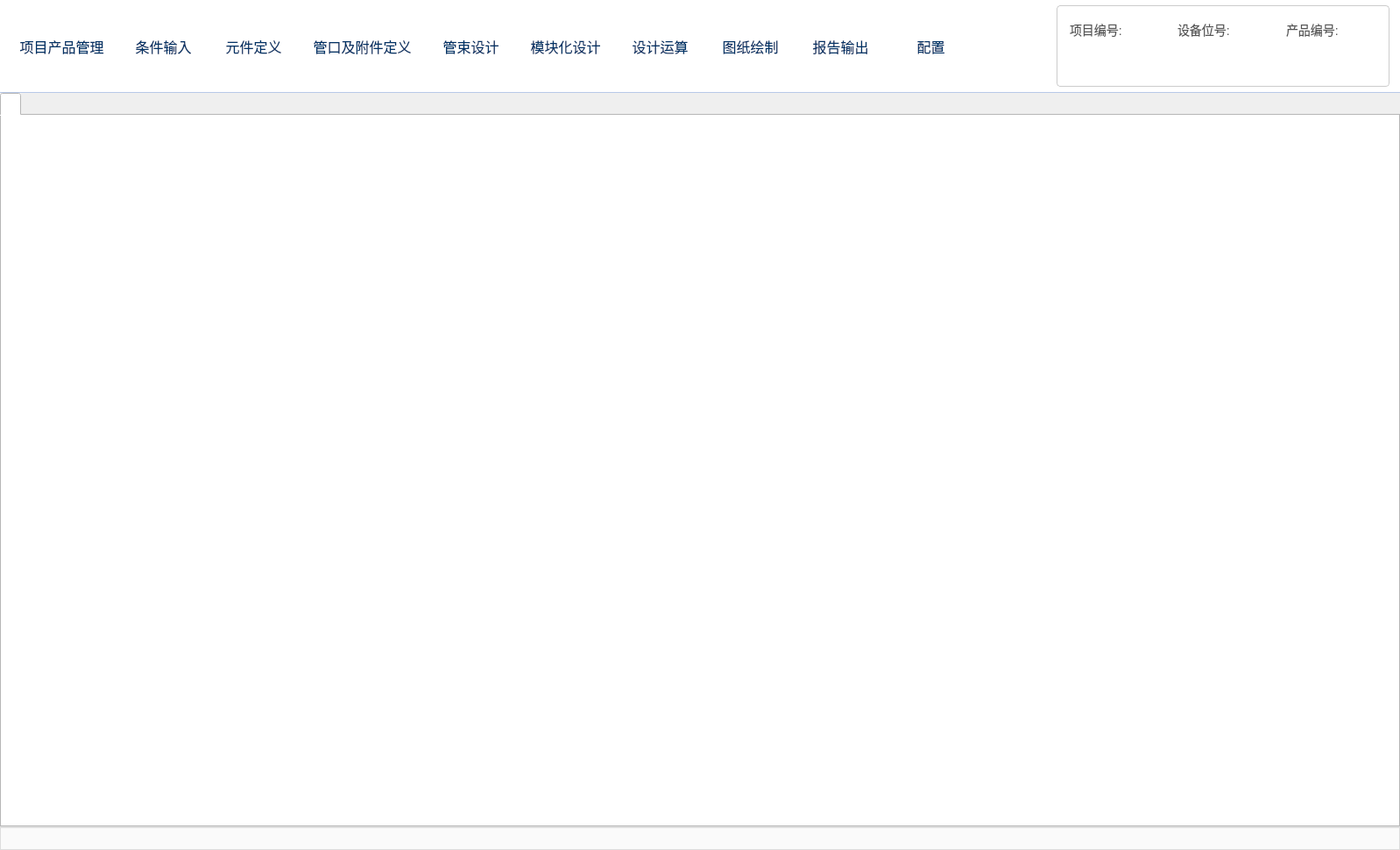
<?xml version="1.0" encoding="UTF-8"?>
<ui version="4.0">
 <class>Lanbin</class>
 <widget class="QMainWindow" name="Lanbin">
  <property name="geometry">
   <rect>
    <x>0</x>
    <y>0</y>
    <width>1598</width>
    <height>970</height>
   </rect>
  </property>
  <property name="windowTitle">
   <string>Donlanpec</string>
  </property>
  <property name="styleSheet">
   <string notr="true">/* 竖直滚动条整体样式 */
QScrollBar:vertical {
    background-color: #f5f5f5;
    width: 14px;
    margin: 0px;
}

/* 滚动条滑块 */
QScrollBar::handle:vertical {
    background-color: #c4c4c4;
    border-radius: 7px;
    min-height: 30px;
}

/* 滑块悬浮 */
QScrollBar::handle:vertical:hover {
    background-color: #a0a0a0;
}

/* 滑块按下 */
QScrollBar::handle:vertical:pressed {
    background-color: #888888;
}

/* 滚动条上下箭头（隐藏） */
QScrollBar::add-line:vertical,
QScrollBar::sub-line:vertical {
    border: none;
    background: none;
    height: 0px;
}

/* 滚动条背景区域 */
QScrollBar::add-page:vertical,
QScrollBar::sub-page:vertical {
    background: none;
}
/* 水平滚动条整体样式 */
QScrollBar:horizontal {
    background-color: #f5f5f5;
    height: 14px; /* 竖直是 width，水平是 height */
    margin: 0px;
}

/* 水平滚动条滑块 */
QScrollBar::handle:horizontal {
    background-color: #c4c4c4;
    border-radius: 7px;
    min-width: 30px; /* 竖直是 min-height，水平是 min-width */
}

/* 水平滑块悬浮 */
QScrollBar::handle:horizontal:hover {
    background-color: #a0a0a0;
}

/* 水平滑块按下 */
QScrollBar::handle:horizontal:pressed {
    background-color: #888888;
}

/* 水平滚动条左右箭头（隐藏） */
QScrollBar::add-line:horizontal,
QScrollBar::sub-line:horizontal {
    border: none;
    background: none;
    width: 0px;
}

/* 水平滚动条背景区域 */
QScrollBar::add-page:horizontal,
QScrollBar::sub-page:horizontal {
    background: none;
}

 /* ====================== 复用文件1的下拉框样式 ====================== */
QComboBox {
    border: 1px solid #a9a9a9;
    border-radius: 0px;
    background-color: #ffffff;
    color: #000;
    padding: 2px 30px 2px 10px;
    min-height: 30px;
    font-size: 12pt;
}

QComboBox::drop-down {
    subcontrol-origin: padding;
    subcontrol-position: top right;
    width: 26px;
    border: none;
    background-color: transparent;
}

QComboBox::down-arrow {
    image: url(modules/chanpinguanli/icons/下箭头.png);  /* 你自己的箭头路径 */
    width: 16px;
    height: 16px;
}</string>
  </property>
  <widget class="QWidget" name="centralwidget">
   <property name="styleSheet">
    <string notr="true">QLabel, QLineEdit {
    font-family: &quot;Microsoft YaHei UI&quot;, &quot;Microsoft YaHei&quot;, &quot;SimHei&quot;;
    font-size: 13px;
}
QComboBox:disabled {
    background-color: white;
    color: #666;
}</string>
   </property>
   <layout class="QVBoxLayout" name="verticalLayout_4">
    <property name="spacing">
     <number>0</number>
    </property>
    <property name="leftMargin">
     <number>0</number>
    </property>
    <property name="topMargin">
     <number>0</number>
    </property>
    <property name="rightMargin">
     <number>0</number>
    </property>
    <property name="bottomMargin">
     <number>0</number>
    </property>
    <item>
     <widget class="QFrame" name="frame_top_chrome">
      <property name="styleSheet">
       <string notr="true">QFrame#frame_title_bar {
    background-color: #003366;
    border: none;
}
QLabel#label_main_title {
    color: #ffffff;
    font-size: 16px;
    font-weight: bold;
    background: transparent;
}
/* 0522新修改：顶部导航栏按钮（QToolButton 上下布局、16px 字号） */
QFrame#frame_nav_strip {
    background-color: #FFF;
    border: none;
    border-bottom: 1px solid #b8c9e8;
}
QFrame#frame_nav_strip QPushButton {
    background-color: transparent;
    border: 1px solid transparent;
    border-radius: 4px;
    padding: 6px 8px;
    min-width: 78px;
    min-height: 76px;
    max-height: 92px;
    font-size: 16px;
    color: #003366;
    font-family: &quot;Microsoft YaHei UI&quot;, &quot;Microsoft YaHei&quot;;
}
QFrame#frame_nav_strip QPushButton:hover {
    background-color: #cfe0ff;
    border-color: #9ebce0;
}
QFrame#frame_nav_strip QPushButton:pressed {
    background-color: #ffe4c4;
    border-color: #e8b896;
}
QFrame#frame_nav_strip QPushButton:disabled {
    color: #999999;
    background-color: #eef3f9;
}
QFrame#frame_nav_strip QToolButton {
    background-color: transparent;
    border: 1px solid transparent;
    border-radius: 4px;
    padding: 6px 8px;
    min-width: 78px;
    min-height: 76px;
    max-height: 92px;
    font-size: 16px;
    color: #003366;
    font-family: &quot;Microsoft YaHei UI&quot;, &quot;Microsoft YaHei&quot;;
}
QFrame#frame_nav_strip QToolButton:hover {
    background-color: #cfe0ff;
    border-color: #9ebce0;
}
QFrame#frame_nav_strip QToolButton:pressed {
    background-color: #ffe4c4;
    border-color: #e8b896;
}
QFrame#frame_nav_strip QToolButton:disabled {
    color: #999999;
    background-color: #eef3f9;
}
/* 0522新修改：配置按钮下拉箭头右侧居中、加大 */
QFrame#frame_nav_strip QToolButton#btn_config {
    padding-right: 18px;
}
QFrame#frame_nav_strip QToolButton#btn_config::menu-indicator {
    subcontrol-origin: padding;
    subcontrol-position: center right;
    width: 14px;
    height: 14px;
    right: 2px;
}
QFrame#current_product {
    background-color: #ffffff;
    border: 1px solid #cccccc;
    border-radius: 4px;
}
QFrame#current_product QLabel {
    background-color: transparent;
    font-size: 14px;
}
</string>
      </property>
      <property name="frameShape">
       <enum>QFrame::NoFrame</enum>
      </property>
      <layout class="QVBoxLayout" name="verticalLayout_top_chrome">
       <property name="spacing">
        <number>0</number>
       </property>
       <property name="leftMargin">
        <number>0</number>
       </property>
       <property name="topMargin">
        <number>0</number>
       </property>
       <property name="rightMargin">
        <number>0</number>
       </property>
       <property name="bottomMargin">
        <number>0</number>
       </property>
       <item>
        <widget class="QFrame" name="frame_nav_strip">
         <property name="minimumSize">
          <size>
           <width>0</width>
           <height>98</height>
          </size>
         </property>
         <property name="frameShape">
          <enum>QFrame::NoFrame</enum>
         </property>
         <layout class="QHBoxLayout" name="horizontalLayout_nav_strip">
          <property name="spacing">
           <number>8</number>
          </property>
          <property name="leftMargin">
           <number>8</number>
          </property>
          <property name="topMargin">
           <number>6</number>
          </property>
          <property name="rightMargin">
           <number>12</number>
          </property>
          <property name="bottomMargin">
           <number>6</number>
          </property>
          <item>
           <layout class="QHBoxLayout" name="horizontalLayout_nav_buttons">
            <property name="spacing">
             <number>4</number>
            </property>
            <property name="leftMargin">
             <number>0</number>
            </property>
            <property name="topMargin">
             <number>0</number>
            </property>
            <property name="rightMargin">
             <number>0</number>
            </property>
            <property name="bottomMargin">
             <number>0</number>
            </property>
            <item>
             <widget class="QToolButton" name="btn_project">
              <property name="text">
               <string>项目产品管理</string>
              </property>
              <property name="icon">
               <iconset>
                <normaloff>icons/项目管理.png</normaloff>icons/项目管理.png</iconset>
              </property>
              <property name="iconSize">
               <size>
                <width>36</width>
                <height>36</height>
               </size>
              </property>
              <property name="toolButtonStyle">
               <enum>Qt::ToolButtonTextUnderIcon</enum>
              </property>
              <property name="autoRaise">
               <bool>true</bool>
              </property>
             </widget>
            </item>
            <item>
             <widget class="QToolButton" name="btn_condition">
              <property name="text">
               <string>条件输入</string>
              </property>
              <property name="icon">
               <iconset>
                <normaloff>icons/表单组件-输入框.png</normaloff>icons/表单组件-输入框.png</iconset>
              </property>
              <property name="iconSize">
               <size>
                <width>36</width>
                <height>36</height>
               </size>
              </property>
              <property name="toolButtonStyle">
               <enum>Qt::ToolButtonTextUnderIcon</enum>
              </property>
              <property name="autoRaise">
               <bool>true</bool>
              </property>
             </widget>
            </item>
            <item>
             <widget class="QToolButton" name="btn_material">
              <property name="text">
               <string>元件定义</string>
              </property>
              <property name="icon">
               <iconset>
                <normaloff>icons/元件定义.png</normaloff>icons/元件定义.png</iconset>
              </property>
              <property name="iconSize">
               <size>
                <width>36</width>
                <height>36</height>
               </size>
              </property>
              <property name="toolButtonStyle">
               <enum>Qt::ToolButtonTextUnderIcon</enum>
              </property>
              <property name="autoRaise">
               <bool>true</bool>
              </property>
             </widget>
            </item>
            <item>
             <widget class="QToolButton" name="btn_pipe">
              <property name="text">
               <string>管口及附件定义</string>
              </property>
              <property name="icon">
               <iconset>
                <normaloff>icons/管口.png</normaloff>icons/管口.png</iconset>
              </property>
              <property name="iconSize">
               <size>
                <width>36</width>
                <height>36</height>
               </size>
              </property>
              <property name="toolButtonStyle">
               <enum>Qt::ToolButtonTextUnderIcon</enum>
              </property>
              <property name="autoRaise">
               <bool>true</bool>
              </property>
             </widget>
            </item>
            <item>
             <widget class="QToolButton" name="btn_pipeDesign">
              <property name="text">
               <string>管束设计</string>
              </property>
              <property name="icon">
               <iconset>
                <normaloff>icons/建筑-管子.png</normaloff>icons/建筑-管子.png</iconset>
              </property>
              <property name="iconSize">
               <size>
                <width>36</width>
                <height>36</height>
               </size>
              </property>
              <property name="toolButtonStyle">
               <enum>Qt::ToolButtonTextUnderIcon</enum>
              </property>
              <property name="autoRaise">
               <bool>true</bool>
              </property>
             </widget>
            </item>
            <item>
             <widget class="QToolButton" name="btn_3D">
              <property name="text">
               <string>模块化设计</string>
              </property>
              <property name="icon">
               <iconset>
                <normaloff>icons/3D建模.png</normaloff>icons/3D建模.png</iconset>
              </property>
              <property name="iconSize">
               <size>
                <width>36</width>
                <height>36</height>
               </size>
              </property>
              <property name="toolButtonStyle">
               <enum>Qt::ToolButtonTextUnderIcon</enum>
              </property>
              <property name="autoRaise">
               <bool>true</bool>
              </property>
             </widget>
            </item>
            <item>
             <widget class="QToolButton" name="btn_cal">
              <property name="text">
               <string>设计运算</string>
              </property>
              <property name="icon">
               <iconset>
                <normaloff>icons/计算.png</normaloff>icons/计算.png</iconset>
              </property>
              <property name="iconSize">
               <size>
                <width>36</width>
                <height>36</height>
               </size>
              </property>
              <property name="toolButtonStyle">
               <enum>Qt::ToolButtonTextUnderIcon</enum>
              </property>
              <property name="autoRaise">
               <bool>true</bool>
              </property>
             </widget>
            </item>
            <item>
             <widget class="QToolButton" name="btn_2D">
              <property name="text">
               <string>图纸绘制</string>
              </property>
              <property name="icon">
               <iconset>
                <normaloff>icons/图纸 (2).png</normaloff>icons/图纸 (2).png</iconset>
              </property>
              <property name="iconSize">
               <size>
                <width>36</width>
                <height>36</height>
               </size>
              </property>
              <property name="toolButtonStyle">
               <enum>Qt::ToolButtonTextUnderIcon</enum>
              </property>
              <property name="autoRaise">
               <bool>true</bool>
              </property>
             </widget>
            </item>
            <item>
             <widget class="QToolButton" name="btn_docs">
              <property name="text">
               <string>报告输出</string>
              </property>
              <property name="icon">
               <iconset>
                <normaloff>icons/三维建模.png</normaloff>icons/三维建模.png</iconset>
              </property>
              <property name="iconSize">
               <size>
                <width>36</width>
                <height>36</height>
               </size>
              </property>
              <property name="toolButtonStyle">
               <enum>Qt::ToolButtonTextUnderIcon</enum>
              </property>
              <property name="autoRaise">
               <bool>true</bool>
              </property>
             </widget>
            </item>
            <item>
             <widget class="QToolButton" name="btn_config">
              <property name="text">
               <string>配置</string>
              </property>
              <property name="icon">
               <iconset>
                <normaloff>icons/另存为.png</normaloff>icons/另存为.png</iconset>
              </property>
              <property name="iconSize">
               <size>
                <width>36</width>
                <height>36</height>
               </size>
              </property>
              <property name="popupMode">
               <enum>QToolButton::InstantPopup</enum>
              </property>
              <property name="toolButtonStyle">
               <enum>Qt::ToolButtonTextUnderIcon</enum>
              </property>
              <property name="autoRaise">
               <bool>true</bool>
              </property>
             </widget>
            </item>
           </layout>
          </item>
          <item>
           <spacer name="horizontalSpacer_nav">
            <property name="orientation">
             <enum>Qt::Horizontal</enum>
            </property>
            <property name="sizeHint" stdset="0">
             <size>
              <width>16</width>
              <height>20</height>
             </size>
            </property>
           </spacer>
          </item>
          <item>
           <widget class="QFrame" name="current_product">
            <property name="minimumSize">
             <size>
              <width>380</width>
              <height>76</height>
             </size>
            </property>
            <property name="maximumSize">
             <size>
              <width>520</width>
              <height>16777215</height>
             </size>
            </property>
            <property name="frameShape">
             <enum>QFrame::NoFrame</enum>
            </property>
            <layout class="QGridLayout" name="verticalLayout_5">
             <property name="leftMargin">
              <number>14</number>
             </property>
             <property name="topMargin">
              <number>10</number>
             </property>
             <property name="rightMargin">
              <number>14</number>
             </property>
             <property name="bottomMargin">
              <number>10</number>
             </property>
             <property name="horizontalSpacing">
              <number>20</number>
             </property>
             <property name="verticalSpacing">
              <number>6</number>
             </property>
             <item row="0" column="0">
              <widget class="QLabel" name="label">
               <property name="styleSheet">
                <string notr="true">color: #555555;</string>
               </property>
               <property name="text">
                <string>项目编号:</string>
               </property>
              </widget>
             </item>
             <item row="0" column="1">
              <widget class="QLabel" name="label_4">
               <property name="styleSheet">
                <string notr="true">color: #555555;</string>
               </property>
               <property name="text">
                <string>设备位号:</string>
               </property>
              </widget>
             </item>
             <item row="0" column="2">
              <widget class="QLabel" name="label_6">
               <property name="styleSheet">
                <string notr="true">color: #555555;</string>
               </property>
               <property name="text">
                <string>产品编号:</string>
               </property>
              </widget>
             </item>
             <item row="1" column="0">
              <widget class="QLabel" name="label_product_name">
               <property name="styleSheet">
                <string notr="true">color: #333333;</string>
               </property>
               <property name="text">
                <string/>
               </property>
              </widget>
             </item>
             <item row="1" column="1">
              <widget class="QLabel" name="label_product_tag_numer">
               <property name="styleSheet">
                <string notr="true">color: #333333;</string>
               </property>
               <property name="text">
                <string/>
               </property>
              </widget>
             </item>
             <item row="1" column="2">
              <widget class="QLabel" name="label_product_number">
               <property name="styleSheet">
                <string notr="true">color: #333333;</string>
               </property>
               <property name="text">
                <string/>
               </property>
              </widget>
             </item>
            </layout>
           </widget>
          </item>
         </layout>
        </widget>
       </item>
      </layout>
     </widget>
    </item>
    <item>
     <widget class="QTabWidget" name="tabWidget">
      <property name="sizePolicy">
       <sizepolicy hsizetype="Expanding" vsizetype="Expanding">
        <horstretch>1</horstretch>
        <verstretch>1</verstretch>
       </sizepolicy>
      </property>
      <property name="styleSheet">
       <string notr="true">font: 12pt &quot;Arial&quot;;
background-color: #ffffff;</string>
      </property>
      <property name="currentIndex">
       <number>0</number>
      </property>
      <property name="tabBarAutoHide">
       <bool>false</bool>
      </property>
      <widget class="QWidget" name="tab">
       <attribute name="title">
        <string/>
       </attribute>
       <layout class="QGridLayout" name="gridLayout">
        <item row="0" column="0">
         <widget class="QLabel" name="label_2">
          <property name="text">
           <string/>
          </property>
          <property name="pixmap">
           <pixmap>icons/mainpage.png</pixmap>
          </property>
          <property name="scaledContents">
           <bool>true</bool>
          </property>
         </widget>
        </item>
       </layout>
      </widget>
     </widget>
    </item>
    <item>
     <widget class="QLineEdit" name="line_tip">
      <property name="minimumSize">
       <size>
        <width>0</width>
        <height>26</height>
       </size>
      </property>
      <property name="maximumSize">
       <size>
        <width>16777215</width>
        <height>26</height>
       </size>
      </property>
      <property name="styleSheet">
       <string notr="true">background-color: #fafafa;
border: 1px solid #dddddd;</string>
      </property>
      <property name="dragEnabled">
       <bool>false</bool>
      </property>
      <property name="readOnly">
       <bool>true</bool>
      </property>
     </widget>
    </item>
   </layout>
  </widget>
  <action name="actionyonghuxinxi">
   <property name="text">
    <string>用户信息</string>
   </property>
  </action>
  <action name="action_4">
   <property name="text">
    <string>设置</string>
   </property>
  </action>
  <action name="action_5">
   <property name="text">
    <string>退出</string>
   </property>
  </action>
  <action name="action">
   <property name="icon">
    <iconset>
     <normaloff>icons/新建.png</normaloff>icons/新建.png</iconset>
   </property>
   <property name="text">
    <string>新建项目</string>
   </property>
  </action>
  <action name="action_2">
   <property name="icon">
    <iconset>
     <normaloff>icons/打开.png</normaloff>icons/打开.png</iconset>
   </property>
   <property name="text">
    <string>打开项目</string>
   </property>
  </action>
  <action name="action_3">
   <property name="icon">
    <iconset>
     <normaloff>icons/保存.png</normaloff>icons/保存.png</iconset>
   </property>
   <property name="text">
    <string>保存项目</string>
   </property>
  </action>
  <action name="action_6">
   <property name="icon">
    <iconset>
     <normaloff>icons/另存为.png</normaloff>icons/另存为.png</iconset>
   </property>
   <property name="text">
    <string>另存为</string>
   </property>
  </action>
  <action name="action_7">
   <property name="text">
    <string>导出</string>
   </property>
  </action>
  <action name="action_8">
   <property name="text">
    <string>智动设计</string>
   </property>
  </action>
  <action name="action_9">
   <property name="text">
    <string>灵活设计</string>
   </property>
  </action>
  <action name="action_help_doc">
   <property name="text">
    <string>查看软件使用文档</string>
   </property>
  </action>
  <action name="action_11">
   <property name="text">
    <string>故障排查</string>
   </property>
  </action>
  <action name="action_12">
   <property name="text">
    <string>在线支持</string>
   </property>
  </action>
  <action name="action_13">
   <property name="text">
    <string>本地离线帮助手册</string>
   </property>
  </action>
  <action name="action_15">
   <property name="text">
    <string>界面</string>
   </property>
  </action>
  <action name="action_16">
   <property name="text">
    <string>快捷键</string>
   </property>
  </action>
  <action name="action_17">
   <property name="text">
    <string>存储路径</string>
   </property>
  </action>
  <action name="action_18">
   <property name="text">
    <string>预定义</string>
   </property>
  </action>
  <action name="action_14">
   <property name="text">
    <string>打印</string>
   </property>
  </action>
  <action name="action_19">
   <property name="text">
    <string>退出</string>
   </property>
  </action>
  <action name="action_20">
   <property name="text">
    <string>条件评审</string>
   </property>
  </action>
  <action name="action_21">
   <property name="text">
    <string>方案评审</string>
   </property>
  </action>
  <action name="action_22">
   <property name="text">
    <string>技术评审</string>
   </property>
  </action>
  <action name="action_23">
   <property name="text">
    <string>结果评审</string>
   </property>
  </action>
  <action name="action_24">
   <property name="text">
    <string>文件存档</string>
   </property>
  </action>
  <action name="action_27">
   <property name="text">
    <string>二维图纸</string>
   </property>
  </action>
  <action name="action_28">
   <property name="text">
    <string>三维模型</string>
   </property>
  </action>
  <action name="action_29">
   <property name="text">
    <string>强度计算书</string>
   </property>
  </action>
  <action name="action_30">
   <property name="text">
    <string>材料清单</string>
   </property>
  </action>
  <action name="action_31">
   <property name="text">
    <string>一键全选</string>
   </property>
  </action>
  <action name="action_32">
   <property name="text">
    <string>二维图纸</string>
   </property>
  </action>
  <action name="action_33">
   <property name="text">
    <string>三维模型</string>
   </property>
  </action>
  <action name="action_34">
   <property name="text">
    <string>强度计算书</string>
   </property>
  </action>
  <action name="action_35">
   <property name="text">
    <string>材料清单</string>
   </property>
  </action>
  <action name="action_36">
   <property name="text">
    <string>一键全选</string>
   </property>
  </action>
  <action name="action_37">
   <property name="text">
    <string>实时翻译</string>
   </property>
  </action>
  <action name="action_38">
   <property name="text">
    <string>专业术语校对</string>
   </property>
  </action>
  <action name="action_39">
   <property name="text">
    <string>数据处理</string>
   </property>
  </action>
  <action name="action_40">
   <property name="text">
    <string>审图</string>
   </property>
  </action>
  <action name="action_41">
   <property name="text">
    <string>智能提示</string>
   </property>
  </action>
  <action name="scheme_design">
   <property name="text">
    <string>方案设计</string>
   </property>
  </action>
  <action name="detailed_deisign">
   <property name="text">
    <string>详细设计</string>
   </property>
  </action>
  <action name="action_25">
   <property name="text">
    <string>实时翻译</string>
   </property>
  </action>
  <action name="action_26">
   <property name="text">
    <string>文件存档</string>
   </property>
  </action>
  <action name="action_undo">
   <property name="icon">
    <iconset>
     <normaloff>icons/撤销.png</normaloff>icons/撤销.png</iconset>
   </property>
   <property name="text">
    <string>撤销</string>
   </property>
  </action>
  <action name="action_redo">
   <property name="icon">
    <iconset>
     <normaloff>icons/重做.png</normaloff>icons/重做.png</iconset>
   </property>
   <property name="text">
    <string>重做</string>
   </property>
  </action>
 </widget>
 <resources/>
 <connections/>
</ui>
